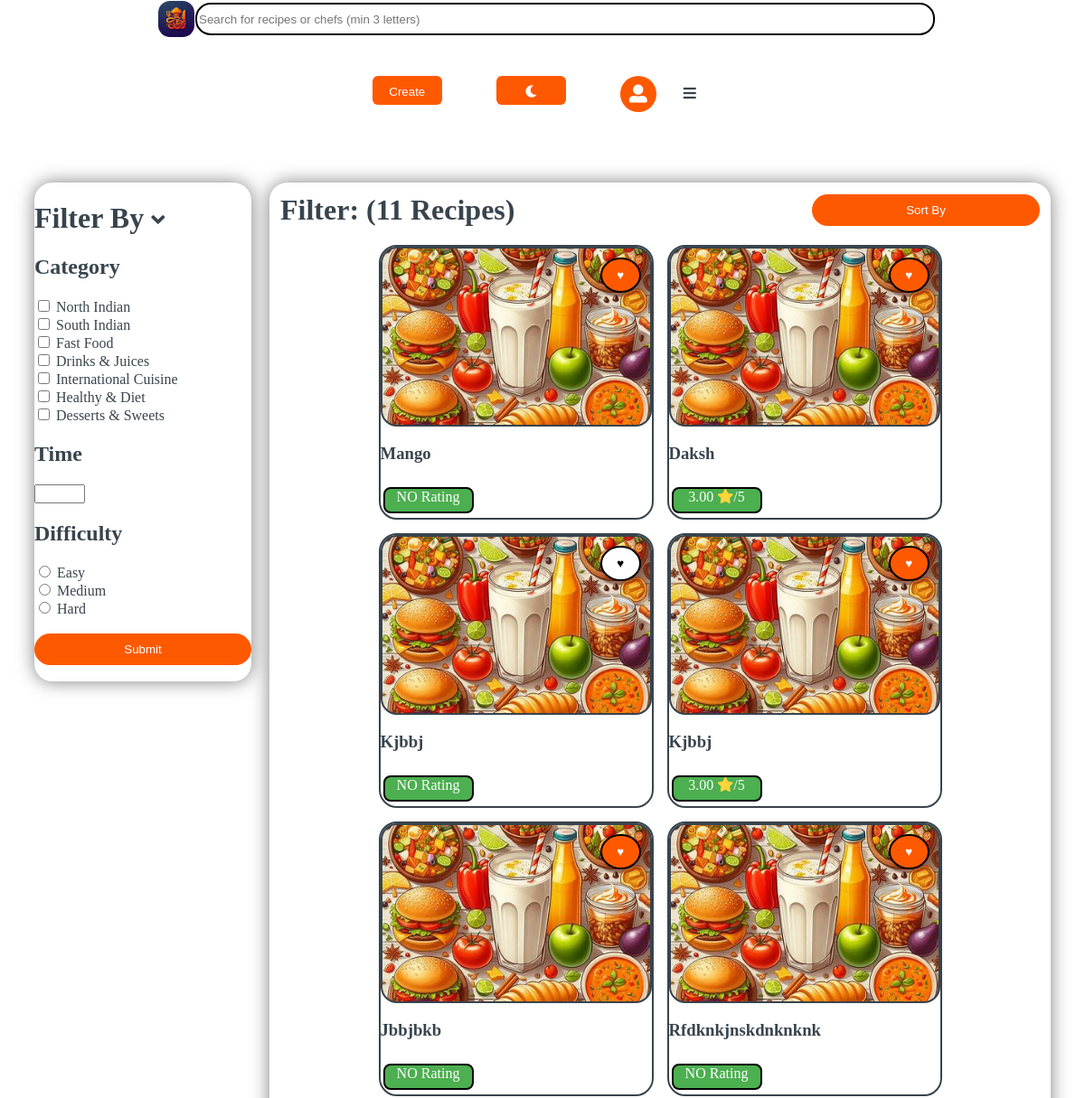
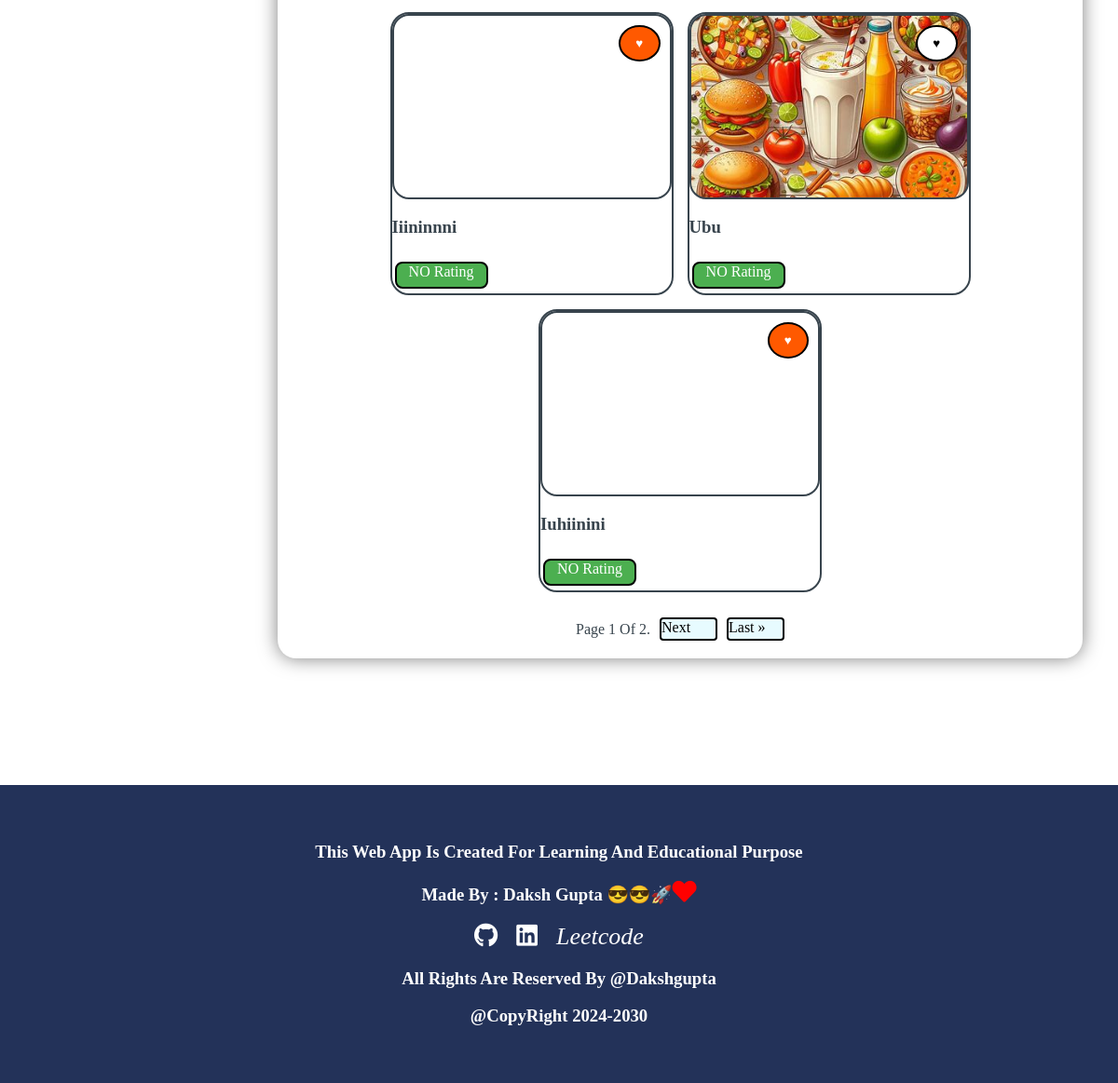
The app's page /Recipes/?category=North_Indian (signed in), older data (2 pictures, top to bottom).
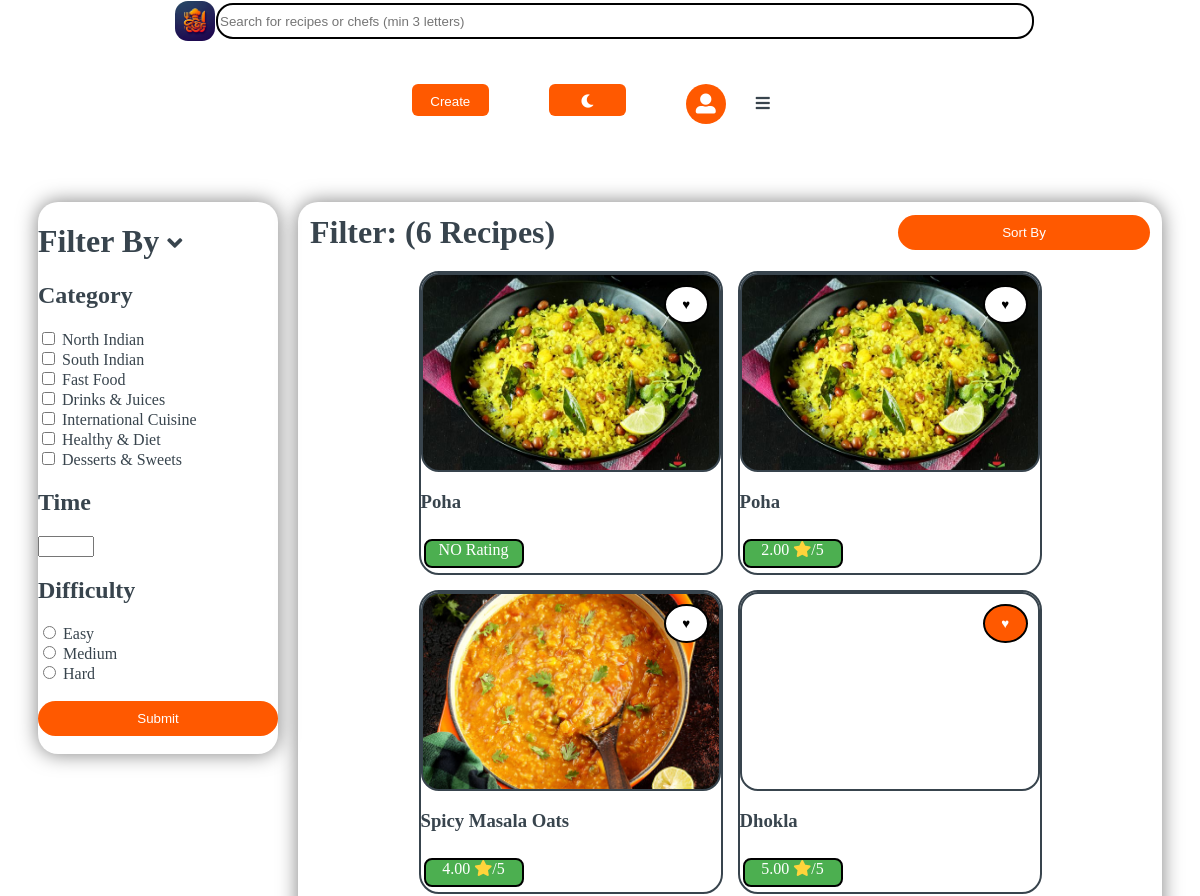
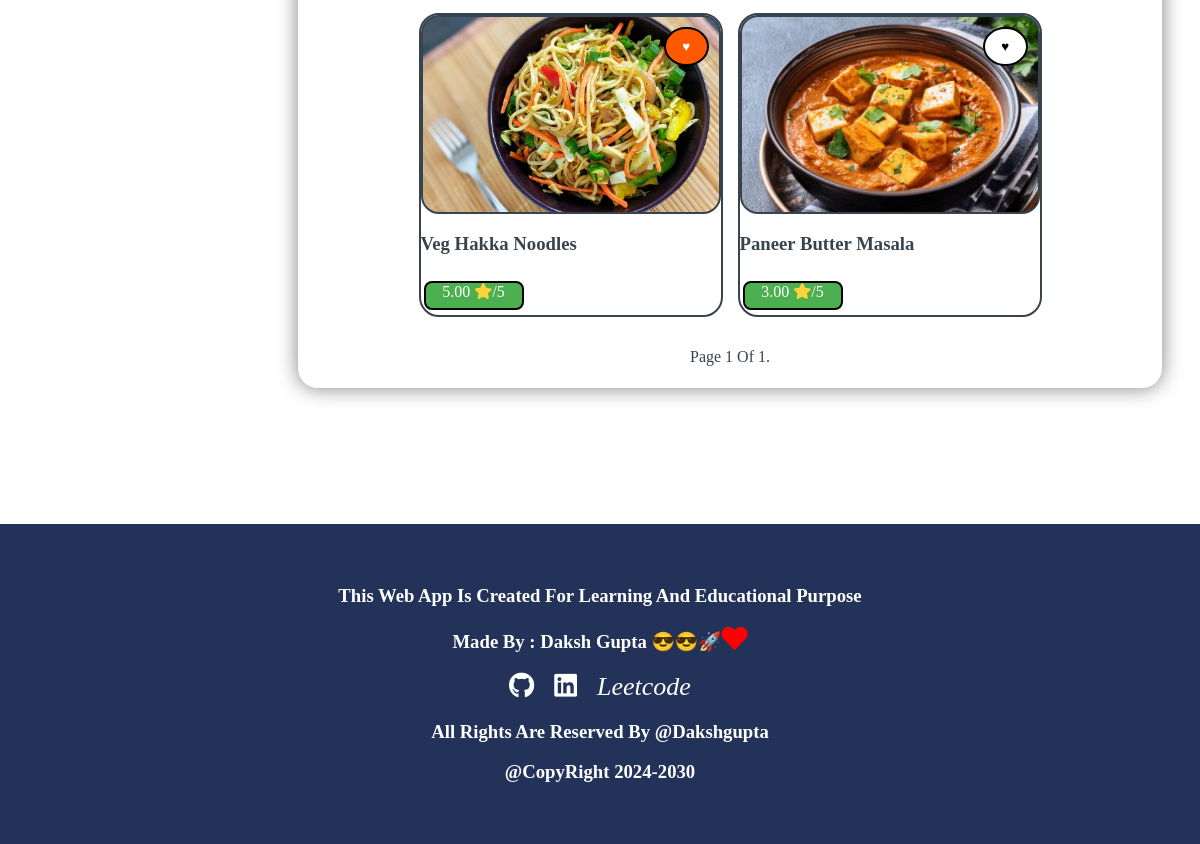
The same page, newer data (2 pictures, top to bottom).
### RecipeApp/models.py (models this page shows)
class Recipe(models.Model):
    user = models.ForeignKey(User, on_delete=models.CASCADE)
    chef=models.ForeignKey(Chefsprofile, on_delete=models.CASCADE)
    recipe_id = models.UUIDField(primary_key=True, default=uuid.uuid4, editable=False)
    recipe_image = models.ImageField(upload_to=recipe_image_path, default='recipe_images/default_recipe_image.jpg')
    title = models.CharField(max_length=100)
    created_at = models.DateTimeField(auto_now_add=True)
    def average_rating(self):
        average = RecipeRating.objects.filter(recipe=self).aggregate(Avg('rating'))
        return average['rating__avg'] or 0

### RecipeApp/views.py (the view)
# urls.py: path('Recipes/', views.Recipespage, name='Recipespage'),  # Added trailing slash
def Recipespage(request):
    if request.user.is_authenticated:
        sort_by = request.GET.get('sort')
        print(sort_by)
        if sort_by == 'new_to_old':
            sort_value = '-created_at'
        elif sort_by == 'old_to_new':
            sort_value = 'created_at'
        elif sort_by == 'rating_low_to_high':
            sort_value = 'average_rating'
        elif sort_by == 'rating_high_to_low':
            sort_value = '-average_rating'
        elif sort_by == 'time_low_to_high':
            sort_value = 'total_time'
        elif sort_by == 'time_high_to_low':
            sort_value = '-total_time'
        else:
            sort_value = '-created_at'  # Default sorting
        recipes = Recipe.objects.all()
        allrecipes = recipes.order_by(sort_value)
        allrecipesWithReating = []
        for recipe in allrecipes:
            is_favorited = RecipeFavourite.objects.filter(user=request.user, recipe=recipe, like=True).exists()
            allrecipesWithReating.append({
                'recipe': recipe,
                'average_rating': recipe.average_rating(),
                'is_favorited': is_favorited,
            })
        heading = "Result: All Recipes"
        categ = request.GET.getlist('category')
        if request.method == "POST" or categ:
            if request.method == "POST":
                category = request.POST.getlist('category')
                print(category)
            else:
                category= categ
            time = request.POST.get('time')
            difficulty = request.POST.get('difficulty')
            filter_conditions = {}
            if category:
                filter_conditions['category__in'] = category
            if time:
                filter_conditions['total_time'] = time
            if difficulty:
                filter_conditions['difficulty'] = difficulty
            recipelist = RecipeDetails.objects.filter(**filter_conditions).values_list('recipeid', flat=True)
            recipelist = list(recipelist)
            recipes = Recipe.objects.filter(recipe_id__in=recipelist)  # Use id__in instead of recipe_id__in
            allrecipes = recipes.order_by(sort_value)
            allrecipesWithReating = []
            for recipe in allrecipes:
                is_favorited = RecipeFavourite.objects.filter(user=request.user, recipe=recipe, like=True).exists()
                allrecipesWithReating.append({
                    'recipe': recipe,
                    'average_rating': recipe.average_rating(),
                    'is_favorited': is_favorited,
                })
            heading = f"Filter: ({recipes.count()} Recipes)"
        page = request.GET.get('page', 1)
        paginator = Paginator(allrecipesWithReating, 9)  # Show 10 recipes per page
        try:
            allrecipesWithReating = paginator.page(page)
        except PageNotAnInteger:
            allrecipesWithReating = paginator.page(1)
        except EmptyPage:
            allrecipesWithReating = paginator.page(paginator.num_pages)
        return render(request, 'recipes.html', {'allrecipesWithReating': allrecipesWithReating, 'heading': heading})
    else:
        return render(request, 'login.html')

### templates/recipes.html (shortened to what this page needs)
{% extends 'base.html' %}
{% block body %}
<div class="recipe-page">
    <div class="filternavbar">
        <a onclick="displayFilterForm()">
            <h1>Filter By <i class="fas fa-angle-down" style="font-size:24px"></i></h1>
        </a>
        <div class="filterform" id="filterform">
            <form action="{% url 'Recipespage' %}" method="POST" enctype="multipart/form-data">
                <h2>Category</h2>
                <input type="checkbox" name="category" value="North_Indian">
                <label class="sortednavbar-label" for="North_Indian">North Indian</label><br>
                <input type="checkbox" name="category" value="South_Indian">
                <label class="sortednavbar-label" for="South_Indian">South Indian</label><br>
                <input type="checkbox" name="category" value="Fast_Food">
                <label class="sortednavbar-label" for="Fast_Food">Fast Food</label><br>
                <input type="checkbox" name="category" value="Drinks_Juices">
                <label class="sortednavbar-label" for="Drinks_Juices">Drinks & Juices</label><br>
                <input type="checkbox" name="category" value="International_Cuisine">
                <label class="sortednavbar-label" for="International_Cuisine">International Cuisine</label><br>
                <input type="checkbox" name="category" value="Healthy_Diet">
                <label class="sortednavbar-label" for="Healthy_Diet">Healthy & Diet</label><br>
                <input type="checkbox" name="category" value="Desserts_Sweets">
                <label class="sortednavbar-label" for="Desserts_Sweets">Desserts & Sweets</label><br>
                <h2>Time</h2>
                <input type="number" id="time" name="time" min="0" max="60"><br>
                <h2>Difficulty</h2>
                <input type="radio" id="easy" name="difficulty" value="easy">
                <label class="sortednavbar-label" for="easy">Easy</label><br>
                <input type="radio" id="medium" name="difficulty" value="medium">
                <label class="sortednavbar-label" for="medium">Medium</label><br>
                <input type="radio" id="hard" name="difficulty" value="hard">
                <label class="sortednavbar-label" for="hard">Hard</label><br><br>
                <button type="submit">Submit</button><br>
            </form>
        </div>
    </div>
    <div class="recipeBoxcontainer">
        <div style="display: flex; justify-content: space-between; align-items: center; width: 100%;">
            <h1 style="margin: 0;">{{ heading }}</h1>
            <button onclick="toggleSortBar()" style="margin-left: auto;width: 30%;">Sort By</button>
        </div>
        <div class="sub-recipe-box">
            {% if allrecipesWithReating %}
            {% for item in allrecipesWithReating %}
            <div class="recipebox">
                <a href="{% url 'recipe_detail' item.recipe.pk %}" class="recipe-link">
                    <div class="img-container"
                        style="background-image: url('{{ MEDIA_URL }}{{ item.recipe.recipe_image.url }}');">
                        {% if item.is_favorited %}
                        <button class="addto-favorite-button" style="background-color: #ff5900;"
                            onclick="toggleFavorite(event, '{{ item.recipe.pk }}'); return false;">&hearts;</button>
                        {% else %}
                        <button class="addto-favorite-button" style="background-color: #ffffff; color: black;"
                            onclick="toggleFavorite(event, '{{ item.recipe.pk }}'); return false;">&hearts;</button>
                        {% endif %}
                    </div>
                    <div class="title-container">
                        <h3><b>{{ item.recipe.title }}</b></h3><br>
                        <div class="ratingdiv">
                            {% if item.average_rating != 0 %}
                                {{ item.average_rating|floatformat:2 }}
                                <i class="fa fa-star" style="color: #FFD43B;"></i>/5
                            {% else %}
                                 NO Rating
                            {% endif %}
                        </div>
                    </div>
                </a>
            </div>
            {% endfor %}
            {% else %}
            <h1>No recipes</h1>
            {% endif %}
        </div>
        <div class="pagination">
            <span class="step-links">
                <span class="current">
                    Page {{ allrecipesWithReating.number }} of {{ allrecipesWithReating.paginator.num_pages }}.
                </span>
                {% if allrecipesWithReating.has_next %}
                <a class="paginstion-element"
                    href="?page={{ allrecipesWithReating.next_page_number }}{% if request.GET.sort %}&sort={{ request.GET.sort }}{% endif %}">next</a>
                <a class="paginstion-element"
                    href="?page={{ allrecipesWithReating.paginator.num_pages }}{% if request.GET.sort %}&sort={{ request.GET.sort }}{% endif %}">last
                    &raquo;</a>
                {% endif %}
            </span>
        </div>
    </div>
</div>
{% endblock body %}

### templates/base.html (shortened to what this page needs)
<!DOCTYPE html>
<html lang="en">
<head>
    {% load static %}
    <link rel="stylesheet" type="text/css" href="{% static 'css/style.css' %}">
    <link rel="stylesheet" type="text/css" href="{% static 'css/responsive.css' %}">
    <link rel="stylesheet" href="https://cdnjs.cloudflare.com/ajax/libs/font-awesome/4.7.0/css/font-awesome.min.css">
    <link href="https://cdnjs.cloudflare.com/ajax/libs/font-awesome/5.15.3/css/all.min.css" rel="stylesheet">
</head>
<body>
    <nav class="navbar background h-nav-resp">
        <div class="leftnav v-class-resp" id="leftnav">
            <a href="{% url 'home' %}">
                <div class="logo"> <img src="{% static '/images/logo.jpeg' %}" alt="logo"></div>
            </a>
            <div class="search-bar-div">
                <input type="text" name="search" id="searchInput" class="search"
                    placeholder="Search for recipes or chefs (min 3 letters)" minlength="3">
            </div>
        </div>
        <b>
            <div class="right-nav-div">
                <ul class="nav-list v-class-resp">
                    <div class="navbutton" id="navbutton">
                        {% if request.user.is_authenticated %}
                        <li><Button onclick="location.href='{% url 'createrecipeform' %}'" id="signupbutton"
                                class="btn">Create</Button>
                        </li>
                        <li><button onclick="toggleTheme()" id="lightdarkbutton" class="btn"><i id="toggleicon"
                                    class="fa fa-moon-o"></i></button></li>
                        <li><Button style="    height: 40px;width: 40px; border-radius: 50%;" onclick="logoutbar()"
                                id="signupbutton" class="btn"><i style='font-size:20px;color:white'
                                    class='fas'>&#xf406;</i></Button>
                        </li>
                        {% endif %}
                    </div>
                    <div class="hameburgar">
                        <a class="" class="hameburgar" onclick="displaynev()">
                            <i class="fa fa-bars"></i>
                        </a>
                    </div>
                </ul>
            </div>
        </b>
    </nav>
    {% block body %} {% endblock body %}
</body>
<footer class="footer">
    <div>
        <h3 style="color: white;">This Web App is Created For Learning and Educational Purpose</h3>
        <h3 style="color: white;">Made By : <a style="color: white;" href=""> Daksh Gupta &#128526;&#128526;&#128640;<i
                    class="fa fa-heart" style="font-size:26px;color:red"></i></a></h3>
        <a style="color: white;" href="https://github.com/dakshg393"><i class="fab fa-github"
                style="font-size:26px; color:white;"></i></a>&nbsp;&nbsp;&nbsp;&nbsp;
        <a style="color: white;" href="https://linkedin.com/in/dakshg393"><i class='fab fa-linkedin'
                style='font-size:26px ;  color:white;'></i></a>&nbsp;&nbsp;&nbsp;&nbsp;
        <a style="color: white;" href="https://leetcode.com/u/dakshg393/"><i class=''
                style='font-size:26px;  color:white;'>Leetcode</i></a>
        <h3 style="color: white;">All Rights are Reserved By @dakshgupta</h3>
        <h3 style="color: white;">@CopyRight 2024-2030</h3>
    </div>
</footer>
</html>

### static/css/style.css (style rules this page uses)
body { --body-color: #38444d; --bg-color: white; background-color: var(--bg-color); text-transform: capitalize; margin: 0; padding: 0; }
html { scroll-behavior: smooth; scrollbar-color: #ff5900 rgb(255, 255, 255); scrollbar-width: thin; }
a { color: var(--body-color); cursor: pointer; }
h1, h2, h3, h4, h5, h6, span { color: var(--body-color); }
.hameburgar { display: none; }
.logo { width: 20%; display: flex; align-items: center; }
.logo img { width: 40px; border: 1px solid white; border-radius: 14px; }
.navbar { display: flex; align-items: center; justify-content: center; background-color: var(--bg-color); position: sticky; top: 0%; cursor: pointer; z-index: 9999; }
.nav-list { width: 70%; display: flex; align-items: center; }
.nav-list li { list-style: none; padding: 26px 30px; }
.leftnav { width: 30%; text-align: right; padding: 0 23px; display: flex; justify-content: center; align-items: center; }
.search-bar-div { position: relative; width: 75%; }
.search { height: 30px; width: 100%; border-radius: 17px; border: 2px solid rgb(0, 0, 0); }
.btn { color: white; background-color: #ff5900; border-radius: 6px; height: 32px; width: 77px; }
.navbutton { display: flex; }
.footer { margin-top: 100px; width: 100%; background-color: #233259; color: white; text-align: center; height: 320px; display: flex; justify-content: center; align-items: center; }
a { text-decoration: none; }
label { display: block; color: var(--body-color); ; margin-bottom: 5px; }
button { display: block; width: 100%; padding: 10px; border: none; border-radius: 130px; background-color: #ff5900; color: #ffffff; cursor: pointer; }
.filterform { display: block; }
.sortednavbar-label { display: inline; margin-right: 10px; }
.recipe-page { height: 100%; display: flex; flex-direction: row; justify-content: center; padding-top: 3%; padding-bottom: 3%; gap: 20px; }
.filternavbar { height: 50%; width: 20%; border-radius: 20px; box-shadow: 0px 0px 20px 0px rgba(0, 0, 0, 0.5); }
.recipeBoxcontainer { height: 90%; width: 70%; border-radius: 20px; padding: 1%; display: flex; flex-direction: row; gap: 20px; flex-wrap: wrap; align-items: center; justify-content: center; box-shadow: 0px 0px 20px 0px rgba(0, 0, 0, 0.5); }
.sub-recipe-box { height: 80%; width: 100%; border-radius: 20px; display: flex; flex-direction: row; gap: 15px; flex-wrap: wrap; align-items: center; justify-content: center; }
.recipebox { height: 300px; width: 300px; border-radius: 20px; border: 2px solid var(--body-color); transition: transform 0.3s ease; }
.img-container { height: 65%; border-radius: 18px; border: 2px solid var(--body-color); display: flex; justify-content: right; background-size: cover; background-position: center; transition: transform 0.3s ease; }
.title-container { height: 26%; text-align: left; word-wrap: break-word; overflow-wrap: break-word; white-space: normal; }
.addto-favorite-button { height: 20%; width: 15%; margin-top: 10px; border-radius: 50%; margin-right: 10px; border: 2px solid black; }
.ratingdiv { color: white; background-color: #4caf50; height: 32%; width: 32%; border: 2px solid black; border-radius: 8px; text-align: center; margin-top: -10px; margin-left: 3px; }
.pagination { display: flex; align-items: center; justify-content: center; height: 39px; }
.step-links { display: flex; justify-content: center; align-items: center; gap: 10px; }

### static/css/responsive.css (style rules this page uses)
@media only screen and (max-width: 1200px) { .hameburgar { display: block; } }
@media only screen and (max-width: 1200px) { .navbar { flex-direction: column; } }
@media only screen and (max-width: 1200px) { .leftnav { width: 90%; } }
@media only screen and (max-width: 1200px) { .nav-list { justify-content: center; } }

Row changes from the older to the newer data that the page shows:
removed Recipe: recipe.recipe_image (placeholder picture), recipe "Mango", shows "NO Rating"
removed Recipe: recipe.recipe_image (placeholder picture), recipe "Daksh", average_rating "3.00"
removed Recipe: recipe.recipe_image (placeholder picture), recipe "Kjbbj", shows "NO Rating"
removed Recipe: recipe.recipe_image (placeholder picture), recipe "Kjbbj", average_rating "3.00"
removed Recipe: recipe.recipe_image (placeholder picture), recipe "Jbbjbkb", shows "NO Rating"
removed Recipe: recipe.recipe_image (placeholder picture), recipe "Rfdknkjnskdnknknk", shows "NO Rating"
removed Recipe: recipe "Iiininnni", shows "NO Rating"
removed Recipe: recipe.recipe_image (placeholder picture), recipe "Ubu", shows "NO Rating"
removed Recipe: recipe "Iuhiinini", shows "NO Rating"
added Recipe: recipe.recipe_image (picture), recipe "Poha", shows "NO Rating"
added Recipe: recipe.recipe_image (picture), recipe "Poha", average_rating "2.00"
added Recipe: recipe.recipe_image (picture), recipe "Spicy Masala Oats", average_rating "4.00"
added Recipe: recipe "Dhokla", average_rating "5.00"
added Recipe: recipe.recipe_image (picture), recipe "Veg Hakka Noodles", average_rating "5.00"
added Recipe: recipe.recipe_image (picture), recipe "Paneer Butter Masala", average_rating "3.00"
Text that changed along with them:
{{ heading }}: "Filter: (11 Recipes)" → "Filter: (6 Recipes)"
{{ allrecipesWithReating.paginator.num_pages }}: "2" → "1"
text no longer shown: "Next Last »"
